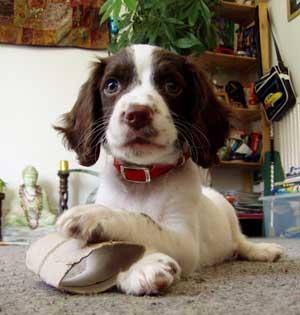
#> input picture dog-pics/springer_3006.jpg, 300 x 315 px; its folder holds only this picture in this run
$ python crop.py
#> lines starting #> are read from the running program, lines starting #| are printed output that depends on the picture
import cv2
import glob

for img_name in glob.glob(f"./springer_*.jpg"):
    img = cv2.imread(img_name, cv2.IMREAD_UNCHANGED)
#> img is the input picture: shape (315, 300, 3); mean B, G, R 104.4, 119.4, 131.3
    img = cv2.resize(img, (1200, 1200), interpolation=cv2.INTER_LINEAR_EXACT)
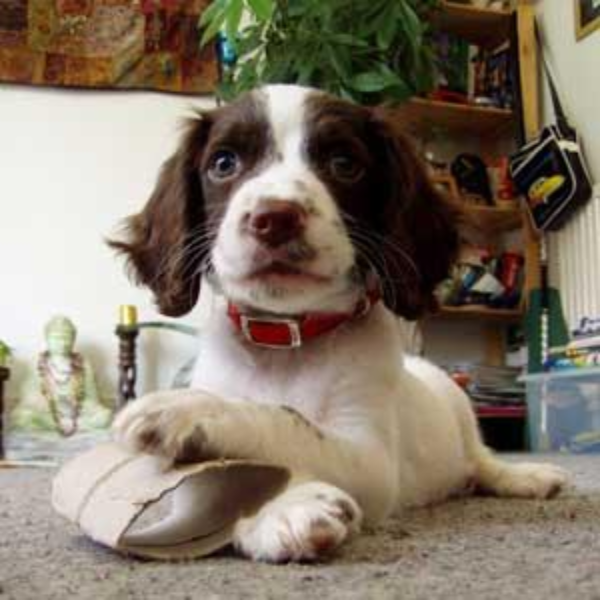
#> img: shape (1200, 1200, 3) (shown at 1/2 size); mean B, G, R 104.4, 119.4, 131.3
    xmin, ymin, xmax, ymax = [174, 131, 1142, 1108]
    x, y, _ = img.shape
#> x = 1200; y = 1200
    cropped_img = img[ymin:ymax, xmin:xmax]
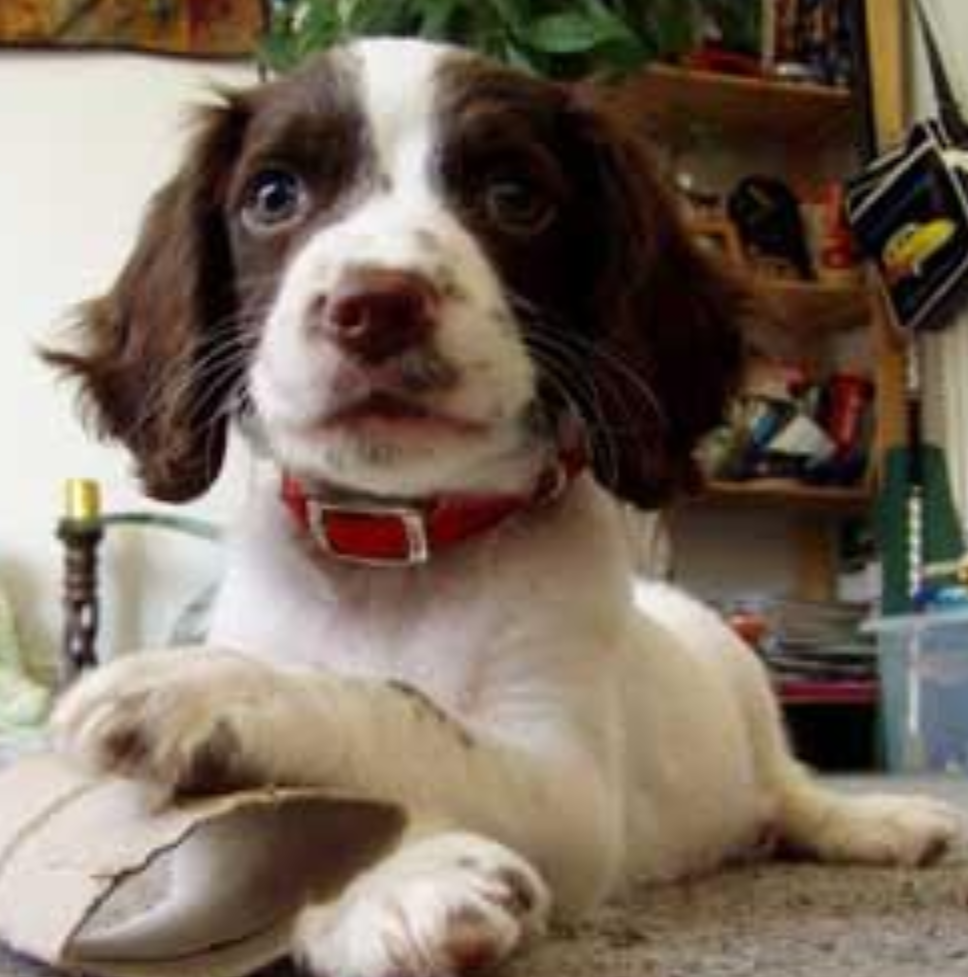
#> cropped_img: shape (977, 968, 3); mean B, G, R 93.8, 107.5, 121.9
    cv2.imshow(f"{img_name}", cropped_img)
    cv2.waitKey(0)
    cv2.destroyAllWindows()
    print(img.shape)
#| (1200, 1200, 3)
